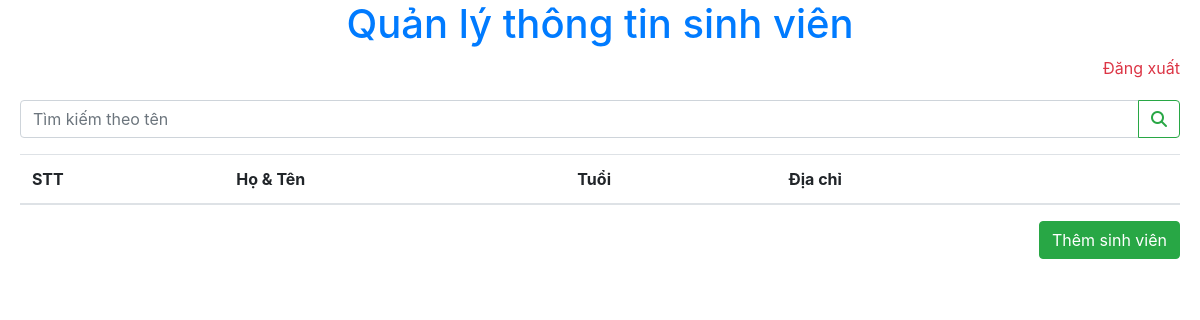
/index.php?s=Nguyễn Thị Cẩm Tú (signed in), run on an earlier commit of the app's database.
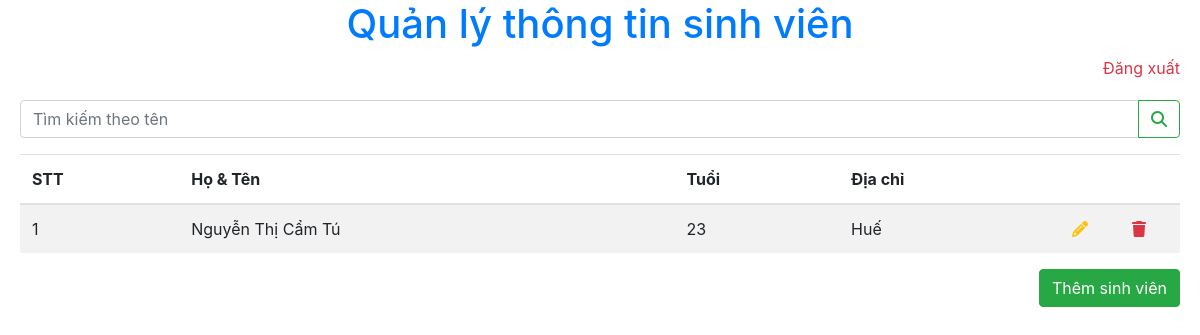
And on a later commit of the database.
### tables this page shows
CREATE TABLE `student` (
  `id` int NOT NULL AUTO_INCREMENT,
  `fullname` varchar(80) NOT NULL,
  `age` int DEFAULT NULL,
  `address` varchar(200) DEFAULT NULL,
  PRIMARY KEY (`id`)
);

### dbhelp.php (called while the page is built, shortened)
<?php
function executeResult($sql) {
    $conn = mysqli_connect(HOST, USERNAME, PASSWORD, DATABASE, 3306);
    $resultset = mysqli_query($conn, $sql);
    $list      = [];
    while ($row = mysqli_fetch_array($resultset, 1)) {
        $list[] = $row;
    }
    return $list;
}

### index.php (the view, shortened to what this page needs)
<?php
require_once ('dbhelp.php');
?>
<!DOCTYPE html>
<html>
<head>
    <?php require_once 'layouts/head.php'; ?>
</head>
<body style="padding: 0 20px">
<h1 class="text-primary text-center">
    Quản lý thông tin sinh viên
</h1>
<div class="text-right">
    <a class="text-danger" href="logout.php">Đăng xuất</a>
</div>
<form method="get" style="margin-top: 20px">
    <div class="input-group mb-3">
        <input type="text" name="s" class="form-control" placeholder="Tìm kiếm theo tên">
        <div class="input-group-append">
            <button class="btn btn-outline-success" type="button"><i class="fa fa-search"></i></button>
        </div>
    </div>
</form>
<table class="table table-striped">
    <thead>
    <tr>
        <th>STT</th>
        <th>Họ & Tên</th>
        <th>Tuổi</th>
        <th>Địa chỉ</th>
        <th width="60px"></th>
        <th width="60px"></th>
    </tr>
    </thead>
    <tbody>
    <?php
    if (isset($_GET['s']) && $_GET['s'] != '') {
        $sql = 'select * from student where fullname like "%'.$_GET['s'].'%"';
    } else {
        $sql = 'select * from student';
    }
    $studentList = executeResult($sql);
    $index = 1;
    foreach ($studentList as $std) {
        echo '<tr>
			<td>'.($index++).'</td>
			<td>'.$std['fullname'].'</td>
			<td>'.$std['age'].'</td>
			<td>'.$std['address'].'</td>
			<td><a href="javascript:void()" class="text-warning" onclick=\'window.open("input.php?id='.$std['id'].'","_self")\'><i class="fa fa-pencil"></i></a></td>
			<td><a href="javascript:void()" class="text-danger" onclick="deleteStudent('.$std['id'].')"><i class="fa fa-trash"></i></a></td>
		</tr>';
    }
    ?>
    </tbody>
</table>
<div class="text-right">
    <button class="btn btn-success" onclick="window.open('input.php', '_self')">Thêm sinh viên</button>
</div>
</body>
</html>

What changed in the data, as far as the page shows it:
added student: fullname "Nguyễn Thị Cẩm Tú", age "23", address "Huế"
